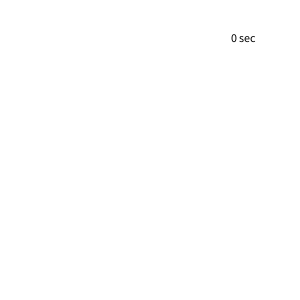
Frame 1 (no input)
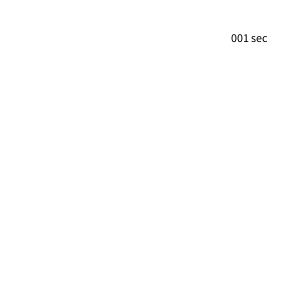
Frame 60 (the mouse pressed at the canvas centre just before this capture)
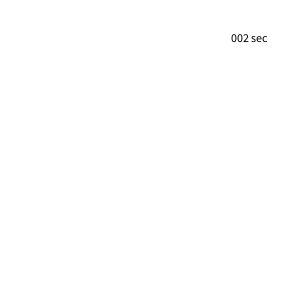
Frame 120 (the mouse held since frame 60 and released just before this capture)

The Processing sketch that drew these frames (run headless with seeded random() and noise(); from frame 60 on, the mouse is pressed at the canvas centre):

// Processing sketch: timer_ex
// ── timer_ex.pde
int time;
String timeString = "0";
int initialTime;
int interval = 1000;
int totalTime = 100000;
color c = color (255);;


void setup()
{
  size(300, 300);
  
  background(255);
  fill(0);
  initialTime = millis();
}

void draw()
{
  background(c);
  
  if (millis() - initialTime > interval)
  {
    time = int(millis()/1000);
    timeString = nf(time, 3);
    initialTime = millis();
     
  }

  text(timeString + " sec", width/1.3, height/7);
   
     
   }
